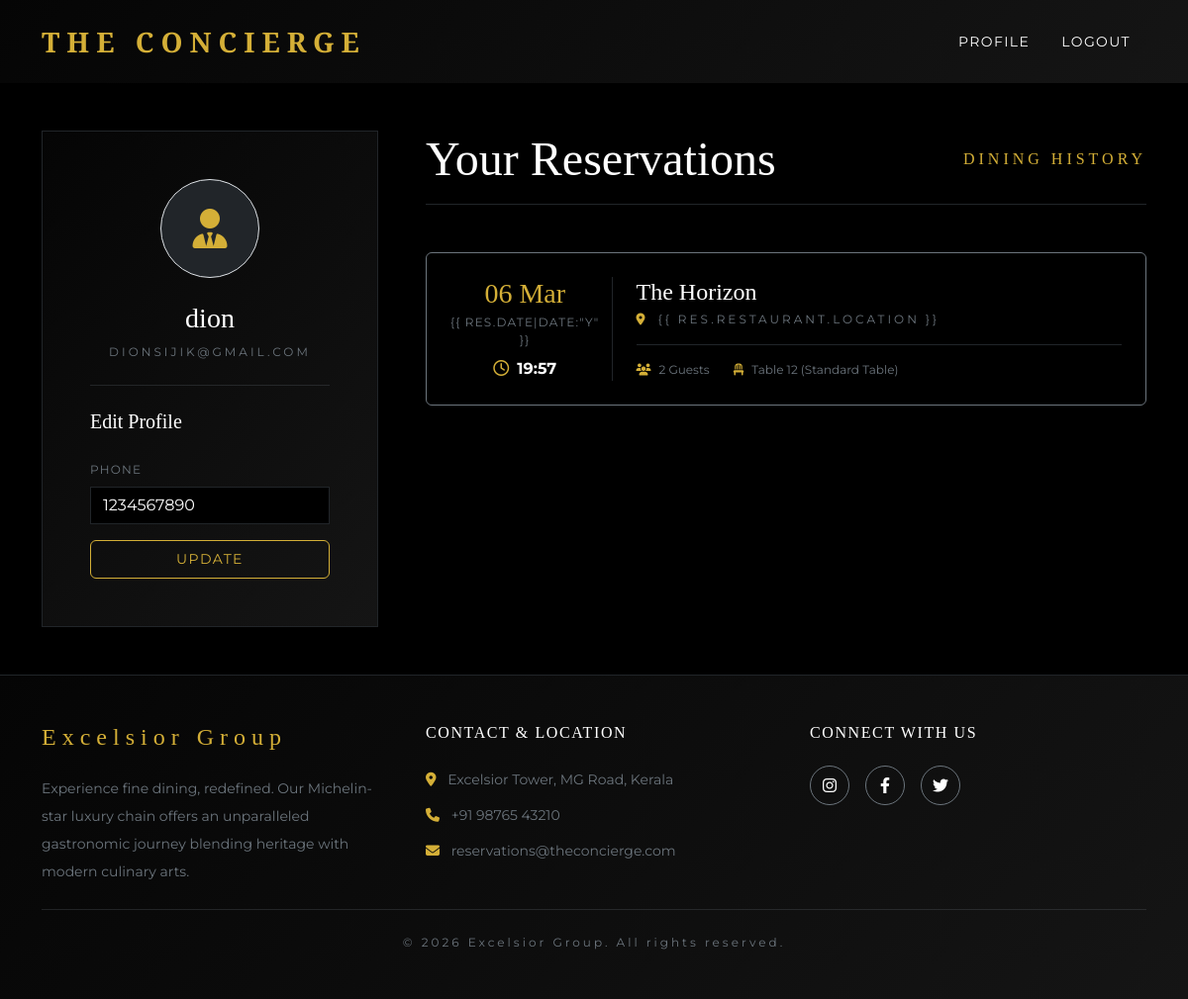
Screenshot of /profile/ (signed in) with the database file from the repository.
### core/models.py (models this page shows, shortened)
class Reservation(models.Model):
    user = models.ForeignKey(User, on_delete=models.CASCADE, related_name='reservations')
    restaurant = models.ForeignKey(Restaurant, on_delete=models.CASCADE)
    table = models.ForeignKey(Table, on_delete=models.CASCADE)
    date = models.DateField()
    time = models.TimeField()
    people_count = models.IntegerField()
    booking_price = models.DecimalField(max_digits=10, decimal_places=2)
    created_at = models.DateTimeField(auto_now_add=True)

class Restaurant(models.Model):
    name = models.CharField(max_length=200)
    location = models.CharField(max_length=200)
    description = models.TextField()
    theme = models.CharField(max_length=200)
    cuisine = models.CharField(max_length=200)
    image = models.ImageField(upload_to='restaurants/', null=True, blank=True)

class Table(models.Model):
    TABLE_TYPES = (
        ('standard', 'Standard Table'),
        ('window', 'Window Table'),
        ('premium', 'Premium Table'),
        ('private', 'Private Dining Table'),
    )
    DEMAND_LEVELS = (
        ('low', 'Low'),
        ('normal', 'Normal'),
        ('high', 'High'),
    )
    restaurant = models.ForeignKey(Restaurant, on_delete=models.CASCADE, related_name='tables')
    table_number = models.CharField(max_length=20)
    table_type = models.CharField(max_length=20, choices=TABLE_TYPES, default='standard')
    capacity = models.IntegerField()
    price = models.DecimalField(max_digits=10, decimal_places=2)
    is_booked = models.BooleanField(default=False)
    demand_level = models.CharField(max_length=20, choices=DEMAND_LEVELS, default='normal')

### core/views.py (the view)
# urls.py: path('profile/', views.profile, name='profile'),
@login_required
def profile(request):
    reservations = Reservation.objects.filter(user=request.user).order_by('-date', '-time')
    return render(request, 'profile.html', {'reservations': reservations})

### templates/profile.html (shortened to what this page needs)
{% extends 'base.html' %}
{% load static %}
{% block content %}
<div class="container py-5">
    <div class="row gx-5">
        <div class="col-lg-4 mb-5 mb-lg-0" data-aos="fade-right">
            <div class="bg-black-gradient border border-dark p-5 position-sticky top-0 text-center">
                <div class="bg-dark mx-auto rounded-circle d-flex align-items-center justify-content-center border border-gold mb-4"
                    style="width: 100px; height: 100px;">
                    <i class="fas fa-user-tie text-gold fs-1"></i>
                </div>
                <h3 class="font-secondary text-white">{{ user.username }}</h3>
                <p class="text-secondary tracking-widest text-uppercase fs-8">{{ user.email }}</p>
                <hr class="border-secondary my-4">
                <h5 class="font-secondary text-white mb-4 fs-5 text-start">Edit Profile</h5>
                <form class="text-start">
                    <div class="mb-3">
                        <label class="form-label text-secondary fs-8 tracking-wider text-uppercase">Phone</label>
                        <input type="text" class="form-control bg-black text-white border-dark"
                            value="{{ user.first_name }}">
                    </div>
                    <button type="button"
                        class="btn btn-outline-gold w-100 py-2 fs-7 tracking-wider text-uppercase">Update</button>
                </form>
            </div>
        </div>
        <div class="col-lg-8" data-aos="fade-left">
            <h2
                class="font-secondary display-5 text-white border-bottom border-dark pb-3 mb-5 d-flex justify-content-between align-items-center">
                Your Reservations
                <span class="fs-6 text-gold tracking-widest text-uppercase d-none d-md-inline">Dining History</span>
            </h2>
            {% if reservations %}
            <div class="row g-4">
                {% for res in reservations %}
                <div class="col-12">
                    <div class="bg-black border border-secondary p-4 rounded hover-scale transition-transform">
                        <div class="row align-items-center">
                            <div class="col-md-3 text-center border-end border-dark">
                                <h4 class="font-secondary text-gold mb-1 fs-3">{{ res.date|date:"d M" }}</h4>
                                <p class="text-secondary tracking-wider text-uppercase fs-8 mb-2">{{ res.date|date:"Y"
                                    }}</p>
                                <div class="mt-2 text-white fs-6 fw-bold">
                                    <i class="far fa-clock text-gold me-2"></i>{{ res.time|time:"H:i" }}
                                </div>
                            </div>
                            <div class="col-md-9 ps-md-4 mt-4 mt-md-0">
                                <div class="d-flex justify-content-between align-items-center mb-3">
                                    <div>
                                        <h4 class="font-secondary text-white fs-4 mb-1">{{ res.restaurant.name }}</h4>
                                        <p class="text-secondary fs-8 text-uppercase tracking-widest mb-0">
                                            <i class="fas fa-map-marker-alt text-gold me-1"></i> {{
                                            res.restaurant.location }}
                                        </p>
                                    </div>
                                </div>
                                <div class="d-flex gap-4 text-secondary fs-8 border-top border-dark pt-3">
                                    <div><i class="fas fa-users text-gold me-2"></i>{{ res.people_count }} Guests</div>
                                    <div><i class="fas fa-chair text-gold me-2"></i>Table {{ res.table.table_number }}
                                        ({{ res.table.get_table_type_display }})</div>
                                </div>
                            </div>
                        </div>
                    </div>
                </div>
                {% endfor %}
            </div>
            {% endif %}
        </div>
    </div>
</div>
{% endblock %}

### static/css/style.css (style rules this page uses)
:root { --gold: #D4AF37; --dark-red: #8B0000; --black: #050505; --black-gradient: #111111; --white: #F8F8F8; --grey: #333333; }
body { background-color: var(--black); color: var(--white); font-family: 'Montserrat', sans-serif; margin: 0; padding: 0; overflow-x: hidden; }
h1, h2, h3, h4, h5, h6, .font-secondary { font-family: 'Playfair Display', serif; }
.text-gold { color: var(--gold) !important; }
.bg-black-gradient { background: linear-gradient(135deg, #050505 0%, #151515 100%) !important; }
.tracking-widest { letter-spacing: 0.25em; }
.tracking-wider { letter-spacing: 0.1em; }
.fs-7 { font-size: 0.875rem; }
.fs-8 { font-size: 0.75rem; }
.btn-outline-gold { background-color: transparent; color: var(--gold); border: 1px solid var(--gold); transition: all 0.3s ease; }
.hover-scale { transition: transform 0.3s ease; }
.form-control { background-color: var(--black); border: 1px solid var(--grey); color: var(--white); border-radius: 0; }

### rows the page displays
Reservation: date "06 Mar", time "19:57", restaurant.name "The Horizon", people_count "2", table.table_number "12", table.table_type "Standard Table"

### other values shown
{{ user.username }} "dion"
{{ user.email }} "DIONSIJIK@GMAIL.COM"
